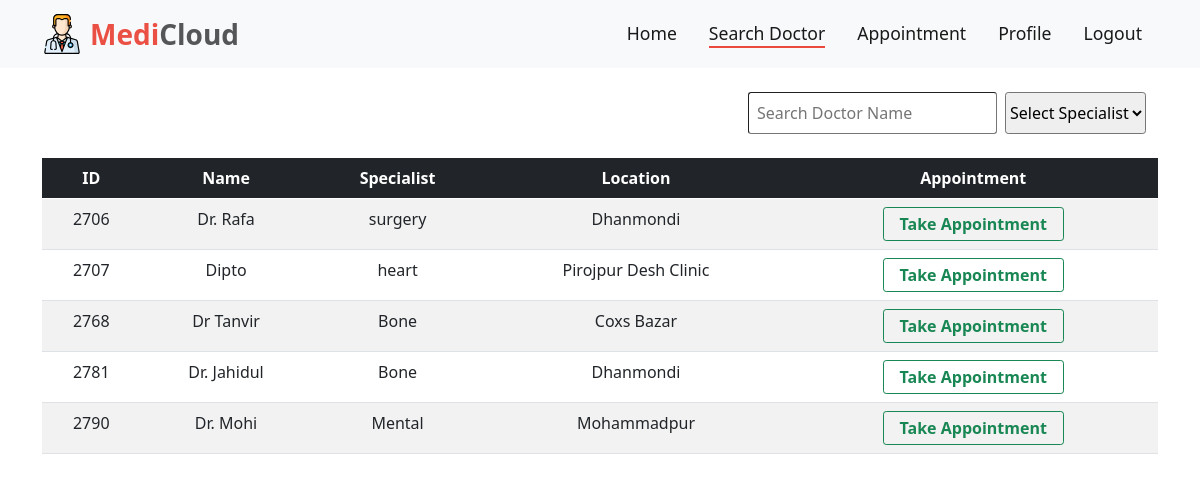
The page /searchDoctor.php on the database as committed earlier.
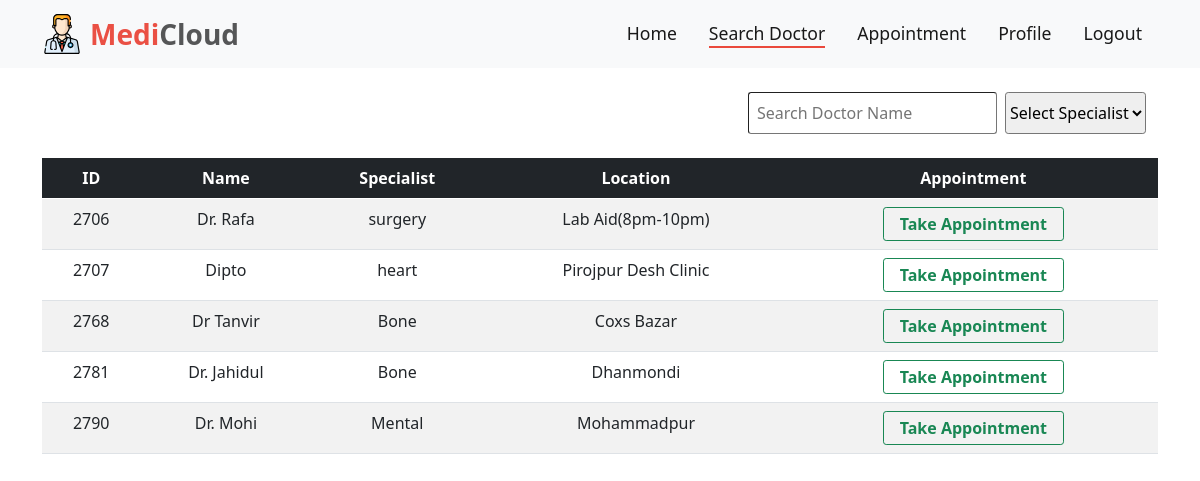
The same page on the database as committed later.
### tables this page shows
CREATE TABLE `doctor` (
  `Id` int(20) NOT NULL,
  `email` varchar(30) NOT NULL,
  `Password` varchar(20) NOT NULL,
  `name` varchar(30) NOT NULL,
  `specialist` varchar(20) NOT NULL,
  `chember` varchar(60) NOT NULL,
  `number` varchar(20) NOT NULL
);

### HTML/searchDoctor.php (the view, shortened to what this page needs)
<?php
include "doctorDatabase.php";
$searchValue="all"
?>
<!DOCTYPE html>
<html lang="en">
<head>
    <link href="https://cdn.jsdelivr.net/npm/bootstrap@5.1.0/dist/css/bootstrap.min.css" rel="stylesheet" />
    <link rel="stylesheet" href="https://cdnjs.cloudflare.com/ajax/libs/animate.css/4.1.1/animate.min.css"/>
    <link rel="stylesheet" href="../CSS/style.css" />
</head>
<body>
<nav class="navbar navbar-expand-lg navbar-light bg-light">
  <div class="container">
  <a class="navbar-brand d-flex align-items-center fw-bold fs-3" href="patientHome.php">
                    <img src="../Assets/Images/doctor.svg" alt="" width="40" height="40" class="d-inline-block align-text-top me-2" /> <span style="color:#EA5044">Medi</span><span style="color:#555657">Cloud</span>
                </a>
    <div class="collapse navbar-collapse" id="navbarSupportedContent">
      <ul class="navbar-nav ms-auto mb-2 mb-lg-0">
        <li class="nav-item mx-2 fs-5">
          <a class="nav-link active navbar-shortcutlink" aria-current="page" href="patientHome.php">Home</a>
        </li>
        <li class="nav-item mx-2 fs-5">
          <a class="nav-link active navbar-shortcutlink current-page" aria-current="page" href="#">Search Doctor</a>
        </li>
        <li class="nav-item mx-2 fs-5">
          <a class="nav-link active navbar-shortcutlink" aria-current="page" href="patientAppointment.php">Appointment</a>
        </li>
        <li class="nav-item mx-2 fs-5">
            <a class="nav-link active navbar-shortcutlink" aria-current="page" href="patientProfile.php">Profile</a>
          </li>
        <li class="nav-item mx-2 fs-5">
          <a class="nav-link active navbar-shortcutlink" aria-current="page" href="logout.php">Logout</a>
        </li>
      </ul>
    </div>
  </div>
</nav>
<section class="container p-4">
    <form class="d-flex justify-content-end ms-5" action="" >
        <input type="text" id="myInput" class="p-2 border-1 rounded-1 ms-5 me-2" onkeyup="myFunction()" placeholder="Search Doctor Name" title="Type in a name">
        <select class="rounded-1" id="mySelect" onchange="myFilter()">
              <option value="All" selected>Select Specialist</option>
        </select>
    </form>
</section>
<section class="container table-responsive">
      <table class="table table-striped text-center" id="myTable">
          <thead class="table-dark">
            <tr>
              <th scope="col">ID</th>
              <th scope="col">Name</th>
              <th scope="col">Specialist</th>
              <th scope="col">Location</th>
              <th scope="col">Appointment</th>
            </tr>
          </thead>
          <tbody>
            <?php
            $i=0;
            if($searchValue=="all"){
                $sql = "Select id, name, specialist, chember from doctor";
                $result = mysqli_query($conn, $sql);
                if(mysqli_num_rows($result) > 0){
                    while($row = $result->fetch_assoc()){
                        echo "<tr id='{$i}'> <td class='row-data'> {$row["id"]} </td> <td class='row-data'> {$row["name"]} </td> <td> {$row["specialist"]} </td> <td class='row-data'> {$row["chember"]} </td> <td> <button type='button' class='btn btn-outline-success fw-bolder px-3 py-1 rounded-1' data-bs-toggle='modal' data-bs-target='#exampleModal' onClick='myBooking()'>Take Appointment</button>  </td></tr>";
                      $i++;
                    }
                }
            }
            ?>
          </tbody>
      </table>
</section>
</body>
</html>

Rows that differ between the two databases and show on the page:
changed doctor "Dr. Rafa": chember "Dhanmondi" → "Lab Aid(8pm-10pm)"
